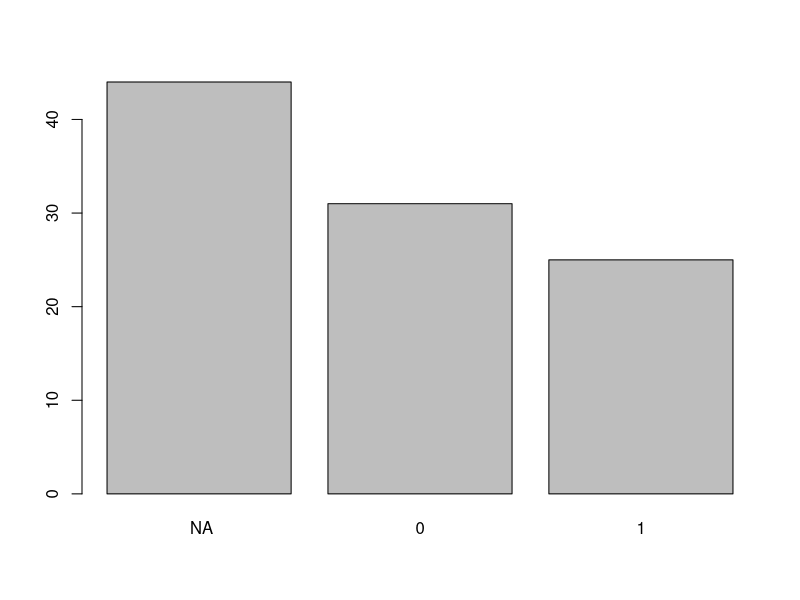
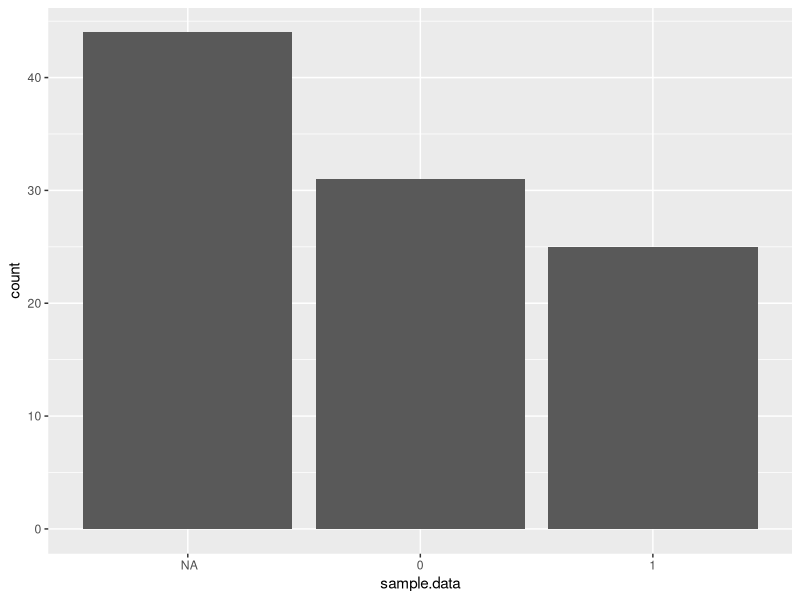

The R source for these figures, in order:
## ---- chunk 1
knitr::opts_chunk$set(
  comment = "#>",
  error = TRUE,
  tidy = FALSE,
  width = 60
)

options(digits = 3)
## ---- chunk 2
sample.data <- as.factor(sample(c(1, 0, NA), 100, replace = TRUE))
sample.data <- as.character(sample.data)
sample.data[is.na(sample.data)] <- " NA"
sample.data <- factor(sample.data)
plot(sample.data)
## ---- chunk 3
library(ggplot2)
ggplot(data = NULL, aes(x = sample.data)) +
  geom_histogram(stat = "count")
